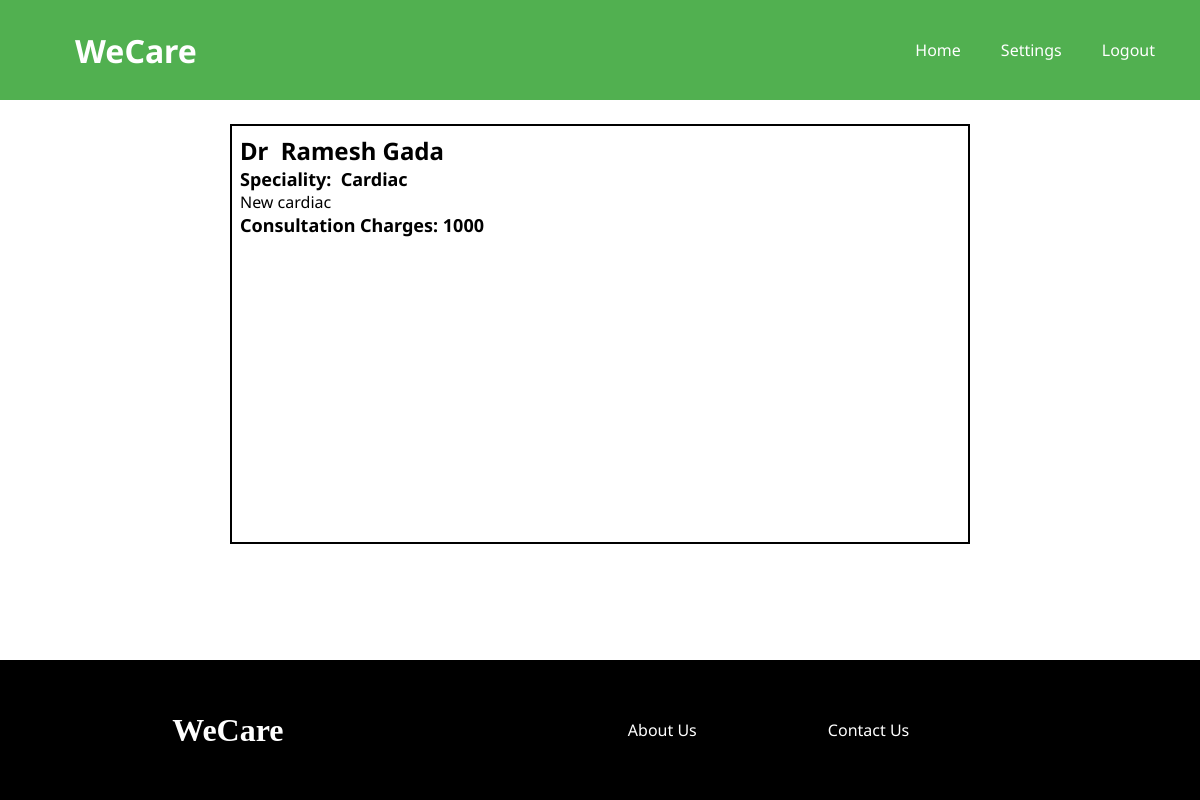
The page /listing/6/ (signed in) on the database as committed earlier.
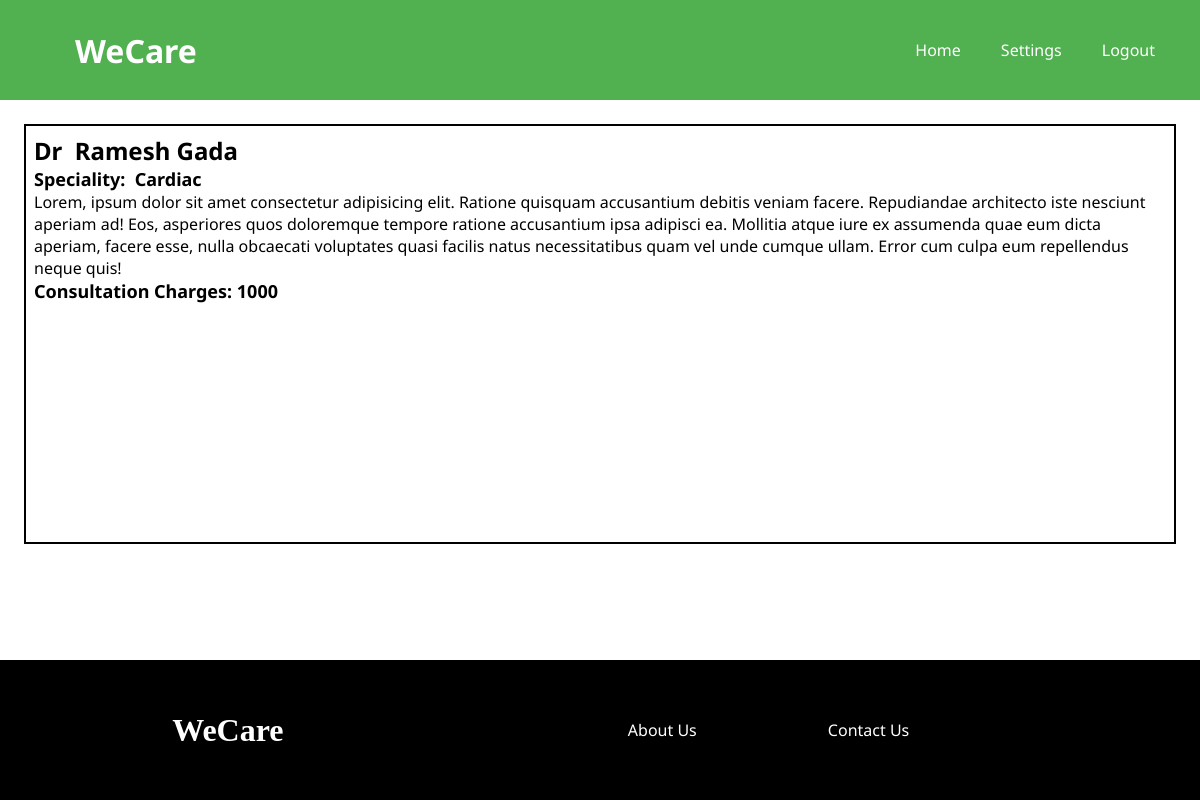
The same page on the database as committed later.
### listings/models.py (models this page shows, shortened)
class Listing(models.Model):
    listing_id = models.AutoField(primary_key=True)
    provider = models.ForeignKey(Provider, on_delete=models.CASCADE)
    description = models.TextField()
    consultation_charges = models.IntegerField()
    ethnicity = models.CharField(max_length=20)
    speciality = models.TextField()

### users/models.py (models this page shows, shortened)
class Provider(models.Model):
    user = models.OneToOneField(
        User, on_delete=models.CASCADE, primary_key=True)
    phone_number = models.CharField(max_length=20)
    designation = models.CharField(max_length=20)
    ethnicity = models.CharField(max_length=20)
    def __str__(self):
        return f'{self.user.first_name} {self.user.last_name}'

class User(AbstractUser):
    email = models.EmailField(unique=True)
    is_seeker = models.BooleanField(default=False)
    is_provider = models.BooleanField(default=False)
    first_name = models.CharField(max_length=100)
    last_name = models.CharField(max_length=100)
    USERNAME_FIELD = 'email'
    REQUIRED_FIELDS = []

### listings/views.py (the view)
# urls.py: path('listing/<int:pk>/', listings.ListingView.as_view(), name='listing'),
class ListingView(LoginRequiredMixin, DetailView):
    model = Listing
    def get(self, request, pk):
        listing = get_object_or_404(Listing, listing_id=pk)
        provider = listing.provider
        provider = Provider.objects.filter(user=provider)
        provider = provider[0]
        context = {
            'provider': provider,
            'listing': listing
        }
        return render(request, 'listings/listing.html', context)

### listings/templates/listings/listing.html
{% extends "listings/base.html" %}
{% load static %}
{% block content %}
<link rel="stylesheet" href="{% static 'listings/listing.css' %}">
<div class="main_cont">
    <div class="listing_container">
        <h1>{{ provider.designation }}&nbsp;&nbsp;{{ listing.provider }}</h1>
        <h2>Speciality:&nbsp;&nbsp;{{ listing.speciality }}</h2>
        <p>{{ listing.description }}</p>
        <h2 class="charges">Consultation Charges: {{ listing.consultation_charges }}</h2>
    </div>
</div>
{% endblock content %}

Rows that differ between the two databases and show on the page:
changed Listing "Cardiac": description "New cardiac" → "Lorem, ipsum dolor sit amet consectetur adipisicing elit. Ratione quisquam accusantium debitis veniam facere. Repudiandae architecto iste nesciunt aperiam ad! Eos, asperiores quos doloremque tempore ratione accusantium ipsa adipisci ea. Mollitia atque iure ex assumenda quae eum dicta aperiam, facere esse, nulla obcaecati voluptates quasi facilis natus necessitatibus quam vel unde cumque ullam. Error cum culpa eum repellendus neque quis!"
